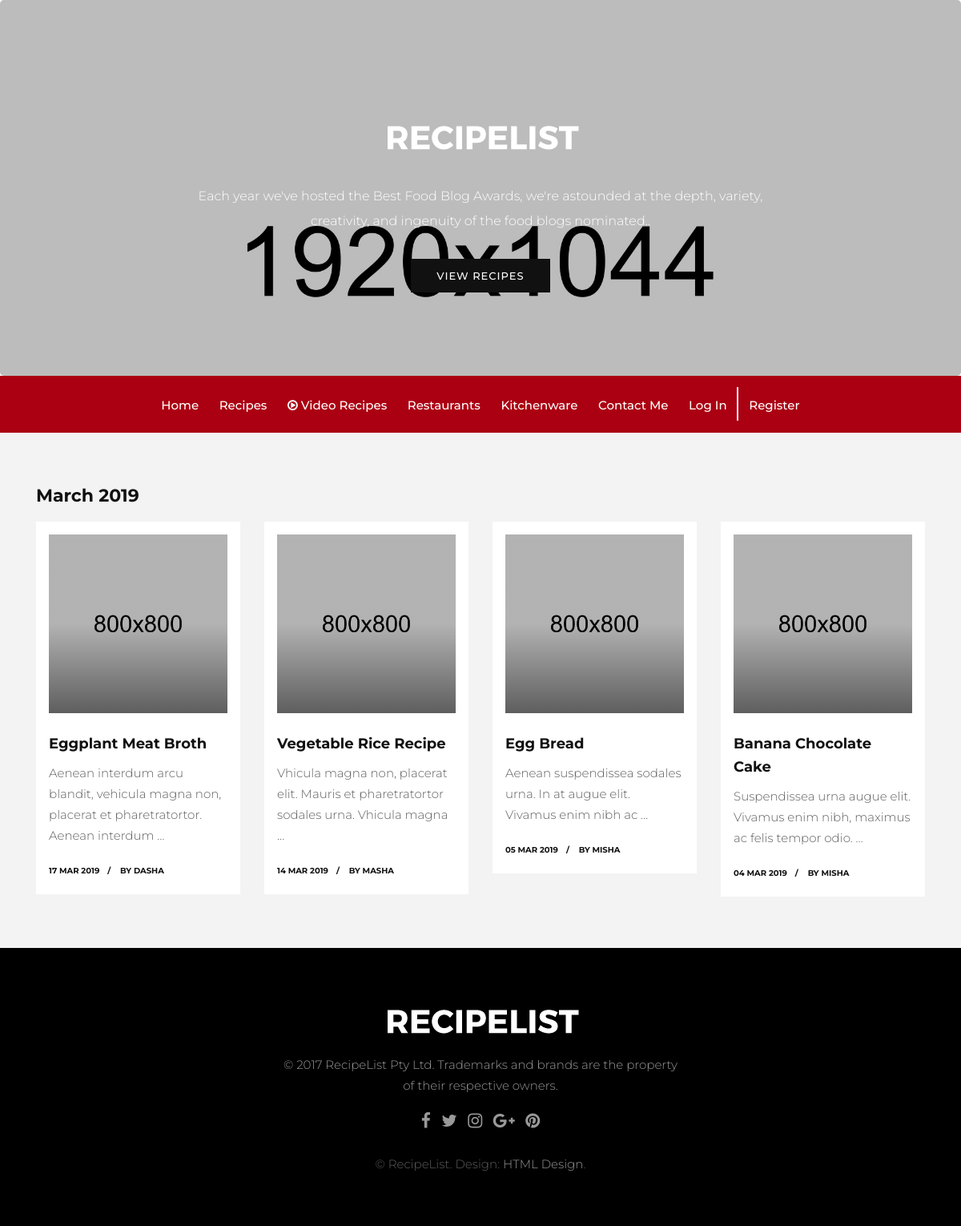
Page /reciepts/year/2019/month/03 on the committed database.
### blog/models.py (models this page shows, shortened)
class Post(models.Model):
    author = models.ForeignKey(settings.AUTH_USER_MODEL, on_delete=models.CASCADE)
    title = models.CharField(max_length=300)
    text = models.TextField()
    created_date = models.DateTimeField(default=tz.now)
    published_date = models.DateTimeField(default=tz.now)
    modified_date = models.DateTimeField()
    n_comments = models.IntegerField(default=10, blank=True, null=True)
    n_pingback = models.IntegerField(default=10, blank=True, null=True)
    rating = models.IntegerField()
    objects = PostManager()
    def n_comments(self):
        return self.comment_set.count()

class MyUser(AbstractUser):
    def auth(self, User):
        pass

### blog/views.py (the view)
# urls.py: path('reciepts/year/<int:year>/month/<int:month>', views.reciepts_month, name="reciepts_month"),
def reciepts_month(request, year=timezone.now().year, month=timezone.now().month):
    reciepts = get_list_or_404(Post.objects.get_reciepts_month(year, month))
    return render(request, 'blog/food-index.html', {"month_reciepts": reciepts})

### blog/models.py (called while the page is built)
    def get_reciepts_month(self, year=tz.now().year, month=tz.now().month):
        return self.filter(modified_date__year=year).filter(modified_date__month=month).all()

### blog/templates/blog/food-index.html (shortened to what this page needs)
{% load static %}
<!DOCTYPE html>
<html lang="en">
<head>
    <link href="{% static 'blog/css/bootstrap.css' %}" rel="stylesheet">
    <link href="{% static 'blog/css/font-awesome.min.css' %}" rel="stylesheet">
    <link href="{% static 'blog/style.css' %}" rel="stylesheet">
    <link href="{% static 'blog/css/responsive.css' %}" rel="stylesheet">
    <link href="{% static 'blog/css/colors.css' %}" rel="stylesheet">
    <link href="{% static 'blog/css/version/food.css' %}" rel="stylesheet">
</head>
<body>
    <div id="wrapper">
        <section id="cta" class="jumbotron text-center">
            <div class="container">
                <a href="food-index.html"><img src="{% static 'blog/images/version/food-logo.png' %}" alt="" class="img-fluid"></a>
                <p>Each year we've hosted the Best Food Blog Awards, we're astounded at the depth, variety, creativity, and ingenuity of the food blogs nominated..</p>
                <a href="#" class="btn btn-primary">View Recipes</a>
            </div>
        </section>
        <header class="header">
            <div class="container">
                <nav class="navbar navbar-inverse navbar-toggleable-md">
                    <div class="collapse navbar-collapse justify-content-md-center" id="RecipeListmenu">
                        <ul class="navbar-nav">
                            <li class="nav-item">
                                <a class="nav-link" href="{% url 'index' %}">Home</a>
                            </li>
                            <li class="nav-item">
                                <a class="nav-link" href="{% url 'reciepts_year' year='2019' %}">Recipes</a>
                            </li>
                            <li class="nav-item">
                                <a class="nav-link" href="food-category.html"><i class="fa fa-play-circle-o"></i> Video Recipes</a>
                            </li>
                            <li class="nav-item">
                                <a class="nav-link" href="food-category.html">Restaurants</a>
                            </li>
                            <li class="nav-item">
                                <a class="nav-link" href="food-category.html">Kitchenware</a>
                            </li>
                            <li class="nav-item">
                                <a class="nav-link" href="food-contact.html">Contact Me</a>
                            </li>
                            {% if user.is_authenticated %}
                                <li class="nav-item" style="border-right: 2px solid white">
                                    <a class="nav-link" href="#">{{ user.username }}</a>
                                </li>
                                <li class="nav-item">
                                    <a class="nav-link" href="{% url 'logout' %}">Log Out</a>
                                </li>
                            {% else %}
                                <li class="nav-item" style="border-right: 2px solid white">
                                    <a class="nav-link" href="{% url 'login' %}">Log In</a>
                                </li>
                                <li class="nav-item">
                                    <a class="nav-link" href="{% url 'register' %}">Register</a>
                                </li>
                            {% endif %}
                        </ul>
                    </div>
                </nav>
            </div>
        </header>
        <section class="section lb text-muted">
            <div class="container">
                {% if month_reciepts %}
                    {% include "blog/month_posts.html" with reciepts=month_reciepts %}
                {% endif %}
            </div>
        </section>
        <footer class="footer">
            <div class="container">
                <div class="row">
                    <div class="col-lg-8 offset-lg-2">
                        <div class="widget">
                            <div class="footer-text text-center">
                                <a href="food-index.html"><img src="images/version/food-logo.png" alt="" class="img-fluid"></a>
                                <p>© 2017 RecipeList Pty Ltd. Trademarks and brands are the property<br>of their respective owners. </p>
                                <div class="social">
                                    <a href="#" data-toggle="tooltip" data-placement="bottom" title="Facebook"><i class="fa fa-facebook"></i></a>
                                    <a href="#" data-toggle="tooltip" data-placement="bottom" title="Twitter"><i class="fa fa-twitter"></i></a>
                                    <a href="#" data-toggle="tooltip" data-placement="bottom" title="Instagram"><i class="fa fa-instagram"></i></a>
                                    <a href="#" data-toggle="tooltip" data-placement="bottom" title="Google Plus"><i class="fa fa-google-plus"></i></a>
                                    <a href="#" data-toggle="tooltip" data-placement="bottom" title="Pinterest"><i class="fa fa-pinterest"></i></a>
                                </div>
                            </div>
                        </div>
                    </div>
                </div>
                <div class="row">
                    <div class="col-md-12 text-center">
                        <br>
                        <div class="copyright">&copy; RecipeList. Design: <a href="http://html.design">HTML Design</a>.</div>
                    </div>
                </div>
            </div>
        </footer>
    </div>
</body>
</html>

### blog/templates/blog/month_posts.html (shortened to what this page needs)
{% load static %}
    <h3>{{ reciepts.0.modified_date | date:"F Y" }}</h3>
        <div class="row grid-style">
                    {% if reciepts %}
                    {% for reciept in reciepts %}
                    <div class="col-lg-3 col-md-6 col-sm-12 col-xs-12">
                        <div class="blog-box">
                            <div class="post-media">
                                <a href="food-single.html" title="">
                                    <img src="{% static 'blog/upload/blog_square_10.jpg' %}" alt="" class="img-fluid">
                                    <div class="hovereffect"></div>
                                </a>
                            </div>
                            <div class="blog-meta big-meta">
                                <h4><a href="{% url 'detail' reciept.id %}" title="">{{ reciept.title|title }}</a></h4>
                                <p>{{ reciept.text | truncatewords:12 }}</p>
                                <small><a href="{% url 'detail' reciept.id %}" title="">{{ reciept.modified_date | date:'d M Y' }}</a></small>
                                <small><a href="#" title="">by {{ reciept.author }}</a></small>
                            </div>
                        </div>
                    </div>
                    {% endfor %}
                    {% endif %}
                </div>

### blog/static/blog/style.css (style rules this page uses)
body { font-size: 15px; line-height: 26px; background-color: #ffffff; }
h1, h2, h3, h4, h5, body, p, .topbar-section, .navbar-inverse .navbar-nav .nav-link, .header .dropdown-menu, .navbar-nav .nav-link { font-family: 'Roboto', serif; }
h1, h2, h3, h4, h5, h6 { font-weight: 700; line-height: 1.4; color: #111111; }
h3 { font-size: 22px; line-height: 30px; margin-bottom: 17px }
h4 { font-size: 19px; line-height: 29px; margin-bottom: 14px }
a { color: #111111; }
body, p { color: #5e5e5e; }
p { margin-bottom: 26px; font-size: 15px; line-height: 26px; }
a { text-decoration: none !important; }
.header { padding: 0.4rem 0; position: relative; background-color: #ffffff; }
.navbar-inverse .navbar-nav .nav-link, .navbar-nav .nav-link { font-size: 15px; font-weight: 500; line-height: 1; padding: 0.9rem 0 0.8rem; text-transform: capitalize; color: #121212; }
.navbar-toggleable-md .navbar-nav .nav-link { padding-left: 0.8rem; padding-right: 0.8rem; }
.navbar-nav { margin: 0; }
.post-media img { width: 100%; }
.section { padding: 4rem 0; display: block; position: relative; background-color: #ffffff; }
.section.lb { background-color: #edeff2; }
.post-media img, .masonry-box img { -webkit-transition: all .3s ease-in-out; -moz-transition: all .3s ease-in-out; -ms-transition: all .3s ease-in-out; -o-transition: all .3s ease-in-out; transition: all .3s ease-in-out; -webkit-transform: scale(1); -moz-transform: scale(1); -ms-transform: scale(1); -o-transform: scale(1); transform: scale(1); }
.footer { padding: 4rem 0 4rem; background: url(images/footer.png) repeat-x center bottom #edeff2; }
.footer a, .footer p, .blog-list-widget small { color: rgba(0, 0, 0, 0.6) !important; }
.footer-text .fa { font-size: 21px; margin: 0 0.3rem; }
.blog-meta h4 { padding: 1rem 0 0.5rem; margin: 0; font-size: 21px; }
.blog-meta.big-meta h4 { padding: 1rem 0 0.6rem; margin: 0; font-size: 28px; }
.blog-meta.big-meta p { margin-bottom: 0.5rem; padding-bottom: 0; }
.blog-meta small { font-size: 11px; display: inline-block; margin-bottom: 0; padding-bottom: 0; color: #111111; font-weight: bold; text-transform: uppercase; margin-right: 0.5rem; }
.blog-meta small:after { content: "/"; padding-left: 1rem; }
.blog-meta small:last-child:after { content: "" }
.post-media { position: relative; overflow: hidden; }
.hovereffect { position: absolute; top: 0; opacity: 0; left: 0; right: 0; bottom: 0; background-color: rgba(0, 0, 0, 0.2); -webkit-transition: all .3s ease-in-out; -moz-transition: all .3s ease-in-out; -ms-transition: all .3s ease-in-out; -o-transition: all .3s ease-in-out; transition: all .3s ease-in-out; zoom: 1; filter: alpha(opacity=0); opacity: 0.5; background: -moz-linear-gradient(0deg, rgba(0, 0, 0, 1) 0%, rgba(0, 0, 0, 0.1) 50%); background: -webkit-linear-gradient(0deg, rgba(0, 0, 0, 1) 0%, rgba(0, 0, 0, 0.1) 50%); background: linear-gradient(0deg, rgba(0, 0, 0, 1) 0%, rgba(0, 0, 0, 0.1) 50%); filter: progid: DXImageTransform.Microsoft.gradient( startColorstr='#000000', endColorstr='#00000000', GradientType=1); }
.footer-text img { max-width: 290px; }
.footer-text p { margin-bottom: 0; padding: 1rem 0 1.2rem; }
.btn { background-color: #111111; border: 0 none; border-radius: 0; font-size: 14px; font-weight: bold; padding: 0.8rem 2rem; text-transform: none; }

### rows in the picture
Post: modified_date "March 2019", title "Eggplant Meat Broth", text "Aenean interdum arcu blandit, vehicula magna non, placerat et pharetratortor. Aenean interdum …", modified_date "17 MAR 2019", author "DASHA"
Post: title "Vegetable Rice Recipe", text "Vhicula magna non, placerat elit. Mauris et pharetratortor sodales urna. Vhicula magna …", modified_date "14 MAR 2019", author "MASHA"
Post: title "Egg Bread", text "Aenean suspendissea sodales urna. In at augue elit. Vivamus enim nibh ac …", modified_date "05 MAR 2019", author "MISHA"
Post: title "Banana Chocolate Cake", text "Suspendissea urna augue elit. Vivamus enim nibh, maximus ac felis tempor odio. …", modified_date "04 MAR 2019", author "MISHA"
